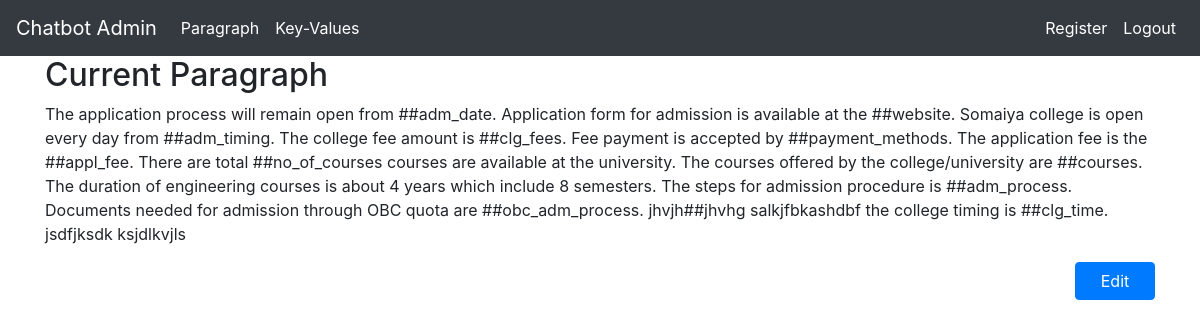
The app's page /para/ (signed in), older data.
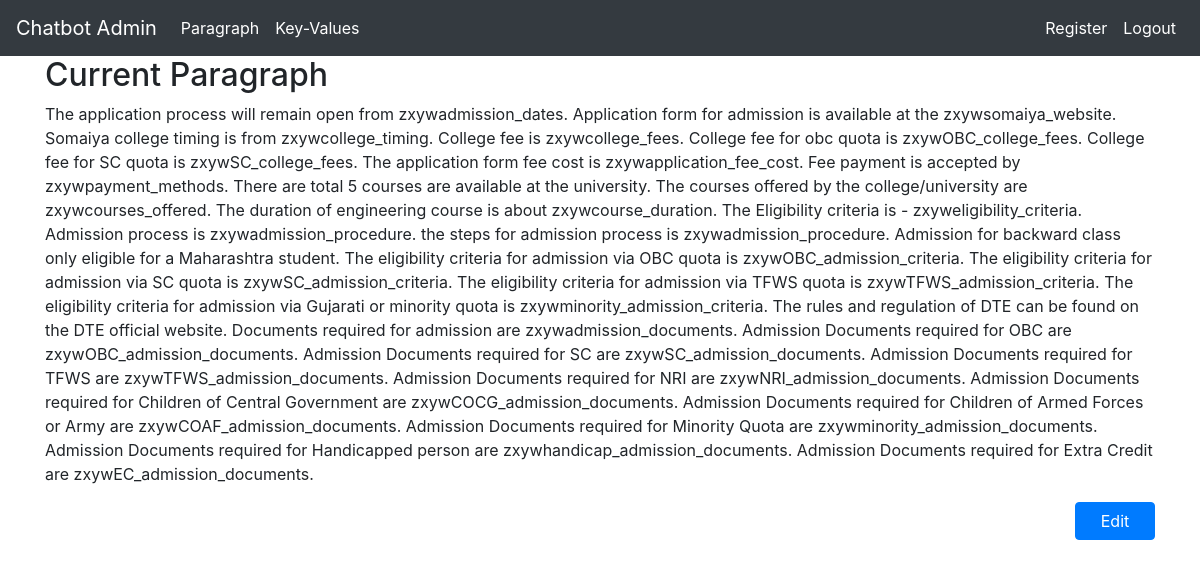
The same page, newer data.
### tables this page shows
CREATE TABLE "paragraph" (
	`para`	TEXT
);

### app.py (the view)
@app.route('/para/')
@is_logged_in
def read_para():
    try:
        conn = sqlite3.connect('test.db')
        c = conn.cursor()
        c.execute('select * from paragraph')
        paragraph = c.fetchall()
        conn.commit()
    except sqlite3.IntegrityError:
        return {"error"}
    except Exception as exception:
        print(exception)
    finally:
        if conn:
            conn.close()
    return render_template('view_para.html', para=paragraph[0][0], js_files=['para.js', ])

### app.py (called while the page is built)
def is_logged_in(f):
    @wraps(f)
    def wrap(*args, **kwargs):
        if 'logged_in' in session:
            return f(*args, **kwargs)
        else:
            flash('Unauthorized, Please login', 'danger')
            return redirect(url_for('login'))
    return wrap

### templates/view_para.html (shortened to what this page needs)
{% extends 'base.html' %}
{% block content %}
<div class="container">
  <h2>Current Paragraph</h2>
  <form>
    <div class="form-group">
      <div id="para_div" style="display: block;">{{ para }}</div>
    </div>
    <div class="form-group" align="right" id="not_editable" style="display: block;">
        <button type="button" class="btn btn-primary" id="edit" name="edit" onclick="seteditable()">Edit</button>
    </div>
  </form>
{% endblock %}

Row changes from the older to the newer data that the page shows:
changed paragraph: para "…will remain open from ##adm_date. Application form for admission is available at the ##website. Somaiya college is open every day from ##adm_timing. The college fee amount is ##clg_fees. Fee payment is accepted by ##payment_methods. The application fee is the ##appl_fee. There are total ##no_of_courses courses are available at the university. The courses offered by the college/university are ##courses. The duration of engineering courses is about 4 years which include 8 semesters. The steps for admission procedure is ##adm_process. Documents needed for admission through OBC quota are ##obc_adm_process. jhvjh##jhvhg salkjfbkashdbf the college timing is ##clg_time. jsdfjksdk ksjdlkvjls" → "…will remain open from zxywadmission_dates. Application form for admission is available at the zxywsomaiya_website. Somaiya college timing is from zxywcollege_timing. College fee is zxywcollege_fees. College fee for obc quota is zxywOBC_college_fees. College fee for SC quota is zxywSC_college_fees. The application form fee cost is zxywapplication_fee_cost. Fee payment is accepted by zxywpayment_methods. There are total 5 courses are available at the university. The courses offered by the college/university are zxywcourses_offered. The duration of engineering course is about zxywcourse_duration. The Eligibility criteria is - zxyweligibility_criteria. Admission process is…"
